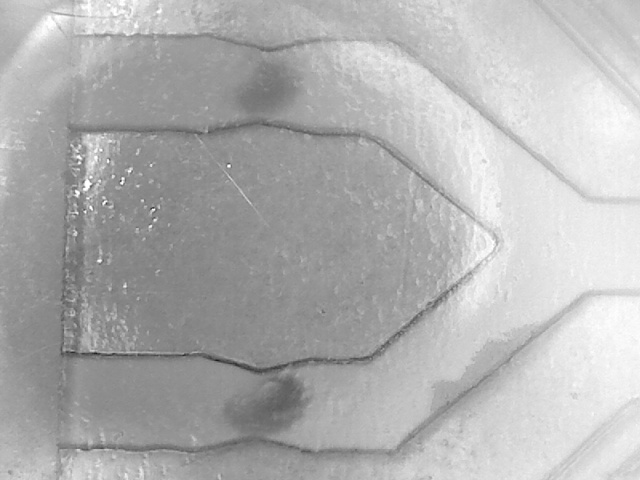
#> input picture test10.jpg, 640 x 480 px, given in place of the camera
$ python lateralflowtest.py   (Python 2 division)
#> lines starting #> are read from the running program, lines starting #| are printed output that depends on the picture; pictures that were not available may be replaced by others from this repository, and a replacement may not be noted

#! /usr/bin/python

#Team: Route49
#Names: Cindy Wong, Sonia Parra
#Date Modified: 11-12-2015
#Description:

import time
import picamera
import numpy as np
import cv2
import matplotlib.pyplot as plt

#------------Take picture with pi camera--------------
cap = cv2.VideoCapture(0)
ret, frame = cap.read()
#> frame is the input picture: shape (480, 640, 3); min 24, max 255, mean 177
gray = cv2.cvtColor(frame, cv2.COLOR_BGR2GRAY)

cv2.imshow('Sample', gray)
cv2.waitKey(0)
cap.release
cv2.destroyAllWindows()

cv2.imwrite('testab.jpg', gray)


#-----------Create Templates from base Image--------
USBtemp = cv2.imread('template.jpg', 0)
cv2.imshow('USB temp', USBtemp)
cv2.waitKey(0)
cv2.destroyAllWindows()

USBtempWT = USBtemp[0:150, 150:525]
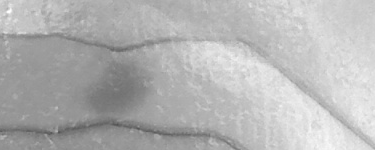
#> USBtempWT: shape (150, 375); min 82, max 254, mean 179.9
cv2.imshow('USBtempWT', USBtempWT)
cv2.waitKey(0)
cv2.destroyAllWindows()

cv2.imwrite('tempWT.jpg', USBtempWT)

USBtempMnt = USBtemp[320:460, 150:525]
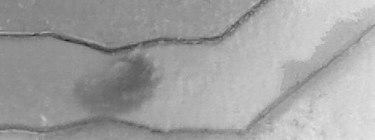
#> USBtempMnt: shape (140, 375); min 24, max 227, mean 160.9
cv2.imshow('USBtempMnt', USBtempMnt)
cv2.waitKey(0)
cv2.destroyAllWindows()

cv2.imwrite('tempMnt.jpg', USBtempMnt)

# [6 lines of commented-out code are left out]
img = gray
# [7 lines of commented-out code are left out]
templateWT = USBtempWT
templateMnt = USBtempMnt


# [10 lines of commented-out code are left out]
wWT,hWT = templateWT.shape[: : -1]
#> wWT = 375; hWT = 150
wMnt,hMnt = templateMnt.shape[: : -1]
#> wMnt = 375; hMnt = 140

#resulting template matching image and the area in the original image that matches
#res = cv2.matchTemplate(img, template, eval('cv2.TM_CCOEFF'))
resWT = cv2.matchTemplate(img, templateWT, eval('cv2.TM_CCOEFF_NORMED'))
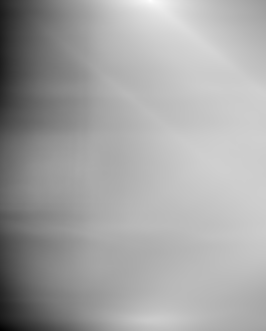
#> resWT: shape (331, 266) float32; min -0.171, max 1, mean 0.585; drawn with min black and max white
# [4 lines of commented-out code are left out]
resMnt = cv2.matchTemplate(img, templateMnt, eval('cv2.TM_CCOEFF_NORMED'))
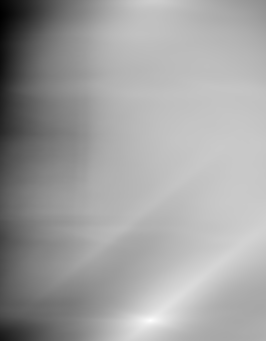
#> resMnt: shape (341, 266) float32; min -0.18, max 1, mean 0.567; drawn with min black and max white

min_val, max_val, min_loc, max_loc = cv2.minMaxLoc(resWT)
#> min_val = -0.171; max_val = 1; min_loc = (0, 330); max_loc = (150, 0)
top_leftWT = max_loc
#> top_leftWT = (150, 0)
bottom_rightWT = (top_leftWT[0]+wWT, top_leftWT[1]+hWT)
#> bottom_rightWT = (525, 150)

min_val, max_val, min_loc, max_loc = cv2.minMaxLoc(resMnt)
#> min_val = -0.18; min_loc = (0, 15); max_loc = (150, 320)
top_leftMnt = max_loc
#> top_leftMnt = (150, 320)
bottom_rightMnt = (top_leftWT[0]+wMnt, top_leftWT[1]+hMnt)
#> bottom_rightMnt = (525, 140)

#drawing a rectangle around the proper area in the original image and displaying it
img2 = img.copy()
cv2.rectangle(img2, top_leftWT, bottom_rightWT, 0, 2)
cv2.imshow('WT Rect', img2)
cv2.waitKey(0)
cv2.destroyAllWindows()

#draw rect around area on bottom
img2 = img.copy()
cv2.rectangle(img2, top_leftMnt, bottom_rightMnt, 0, 2)
cv2.imshow('Mnt Rect', img2)
cv2.waitKey(0)
cv2.destroyAllWindows()

#------------Histogram Equalization-------------------
ROIimgWT = img[top_leftWT[1]:top_leftWT[1]+hWT, top_leftWT[0]:top_leftWT[0]+wWT]
cv2.imshow('ROI WT', ROIimgWT)
cv2.waitKey(0)
cv2.destroyAllWindows()

equWT = cv2.equalizeHist(ROIimgWT)
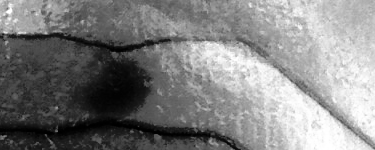
#> equWT: shape (150, 375); min 0, max 255, mean 128.8
cv2.imshow('Equal Hist WT', equWT)
cv2.waitKey(0)
cv2.destroyAllWindows()

equTempWT = cv2.equalizeHist(templateWT)
cv2.imshow('Equ Hist WT Temp', equTempWT)
cv2.waitKey(0)
cv2.destroyAllWindows()


ROIimgMnt = img[top_leftMnt[1]:top_leftMnt[1]+hMnt, top_leftMnt[0]:top_leftMnt[0]+wMnt]
cv2.imshow('ROI Mnt', ROIimgMnt)
cv2.waitKey(0)
cv2.destroyAllWindows()

equMnt = cv2.equalizeHist(ROIimgMnt)
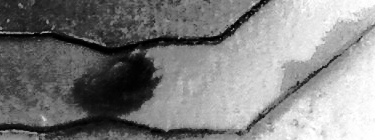
#> equMnt: shape (140, 375); min 0, max 255, mean 128.9
cv2.imshow('Equal Hist Mnt', equMnt)
cv2.waitKey(0)
cv2.destroyAllWindows()

equTempMnt = cv2.equalizeHist(templateMnt)
cv2.imshow('Equ Hist Mnt Temp', equTempMnt)
cv2.waitKey(0)
cv2.destroyAllWindows()

#------------Extract Intensities along line----------
lineWT = equWT[hWT/2, 0:wWT]
#> lineWT = 375 values, max 252 at index 265, min 8 at index 117, mean 130.2
templatelineWT = equTempWT[hWT/2, 0:wWT]
#> templatelineWT has the same summary as lineWT

lineMnt = equMnt[hMnt/2, 0:wMnt]
#> lineMnt = 375 values, max 252 at index 374, min 2 at index 141, mean 127.7
templatelineMnt = equTempMnt[hMnt/2, 0:wMnt]
#> templatelineMnt has the same summary as lineMnt

plt.plot(lineWT)
plt.show()
#> figure, not shown here; curve peaks at x = 265, y = 252

plt.plot(lineMnt)
plt.show()
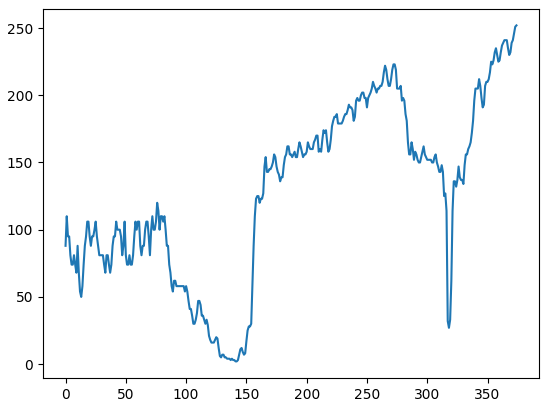
#> figure drawn by matplotlib, 1 panel; curve peaks at x = 374, y = 252

count = 0
linesumWT = 0
templatesumWT = 0
linesumMnt = 0
templatesumMnt = 0

for i in range(100):
     for j in range(200):
          linesumWT = linesumWT + equWT[i,j]
          templatesumWT = templatesumWT + templateWT[i,j]
          linesumMnt = linesumMnt + equMnt[i,j]
          templatesumMnt = templatesumMnt + templateMnt[i,j]
#> after the loop, linesumMnt = 1460378; linesumWT = 1813978; templatesumMnt = 2773249; templatesumWT = 3293371
print linesumWT
#| 1813978
print templatesumWT
#| 3293371
print linesumMnt
#| 1460378
print templatesumMnt
#| 2773249

changeWT = linesumWT/templatesumWT
#> changeWT = 0
if changeWT < 0.75:
     print 'positive WT sample'

changeMnt = linesumMnt/templatesumMnt
#> changeMnt = 0
if changeMnt < 0.75:
     print 'positive Mnt sample'
